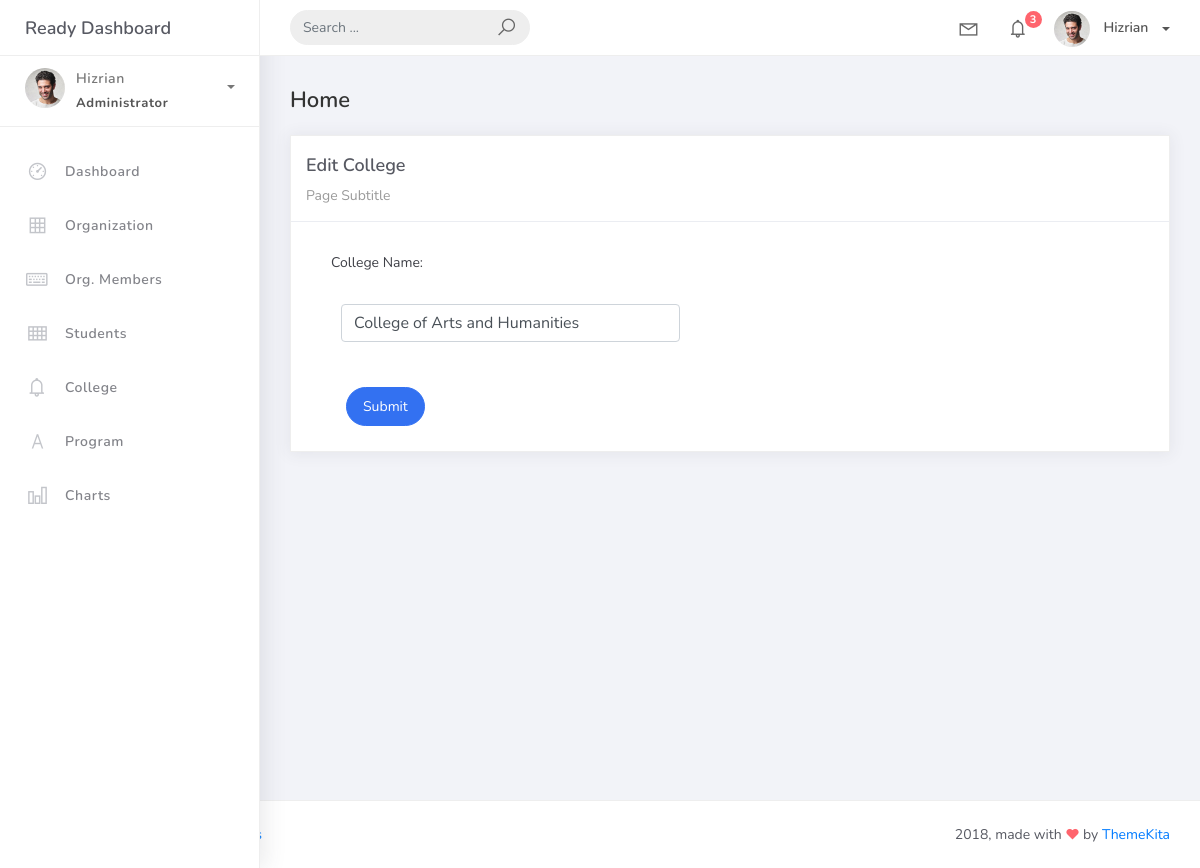
Before: /college-list/1 with the older database file.
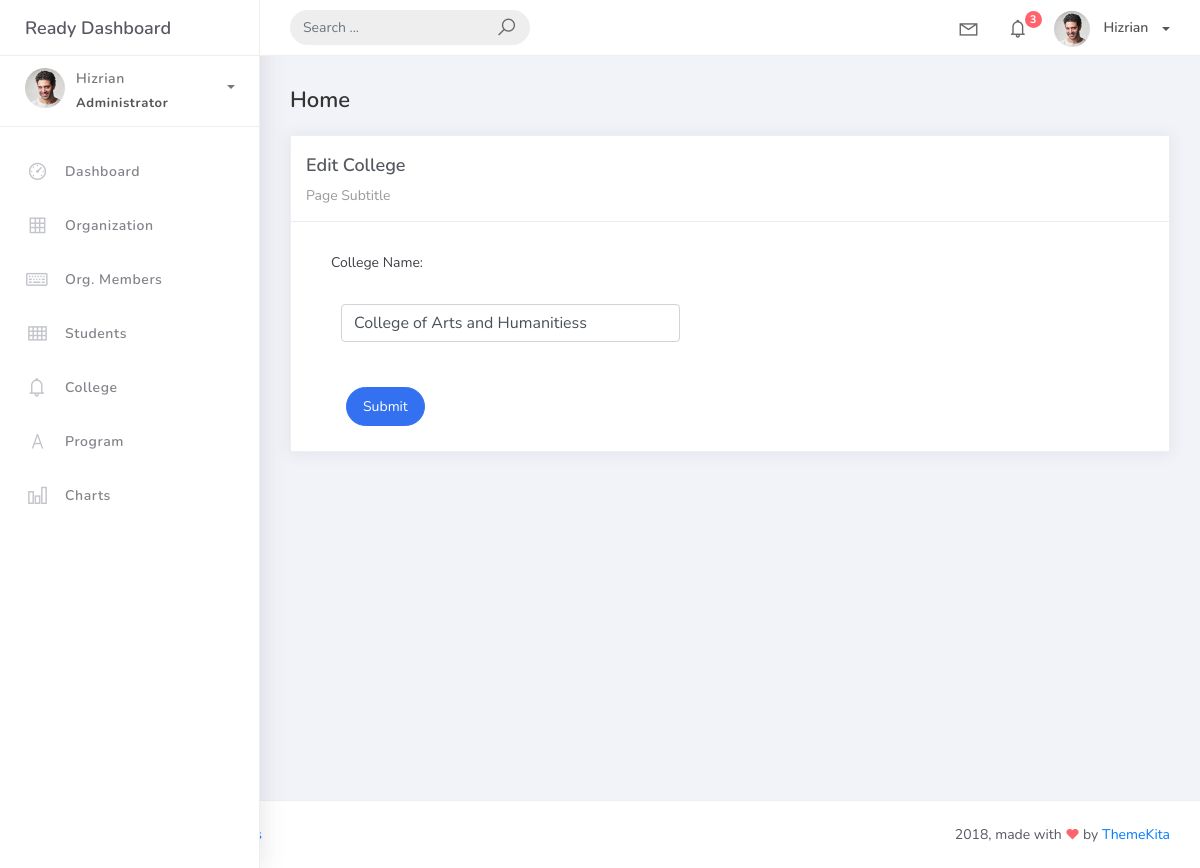
After: the same page with the newer database file.
### studentorg/models.py (models this page shows, shortened)
class BaseModel(models.Model):
    created_at = models.DateTimeField(auto_now_add=True, db_index=True)
    updated_at = models.DateTimeField(auto_now=True)
    class Meta:
        abstract = True

class College(BaseModel):
    college_name = models.CharField(max_length=150)

### studentorg/views.py (the view)
# urls.py: path('college-list/<pk>', College_ListUpdateView.as_view(), name='college-update'),
class College_ListUpdateView(UpdateView):
    model = College
    form_class = CollegeForm
    template_name = 'college/colleges_edit.html'
    success_url = reverse_lazy('college-list')

### studentorg/forms.py
class CollegeForm(ModelForm):
    class Meta:
        model = College
        fields = "__all__"
        labels = {
            'college_name': 'College Name'
        }

### templates/college/colleges_edit.html (shortened to what this page needs)
{% extends 'base.html' %} {% load static %} {% block content %}
<div class="content">
    <div class="container-fluid">
        <h4 class="page-title">Home</h4>
        <div class="row">
            <div class="col-md-12">
                <div class="card">
                    <div class="card-header">
                        <div class="card-title">Edit College</div>
                        <div class="card-category">Page Subtitle</div>
                    </div>
                    <div class="col-md-6">
                    <div class="card-body">
                        <form action="" method="post" novalidate>
                            {% csrf_token %} {% include 'includes/form.html' %}
                                <div class="form-group">
                                    <div class="col-md-12 col-sm-3">
                                        <button type="submit" class="btn btn-primary btn-rounded">Submit</button>
                                    </div>
                                </div>
                            </div>
                    </div>
                    </div>
                </div>
            </div>
        </div>
    </div>
</div>
{% endblock %}

### templates/includes/form.html (shortened to what this page needs)
{% load widget_tweaks %}
{% for field in form %}
<div class="field irtem form-group">
        <label>{{field.label_tag}}</label>
    <div class="form-group">
        {% render_field field class="form-control" %}
    </div>
</div>
{% endfor %}

Changed rows visible on the page:
changed College: college_name "College of Arts and Humanities" → "College of Arts and Humanitiess"
